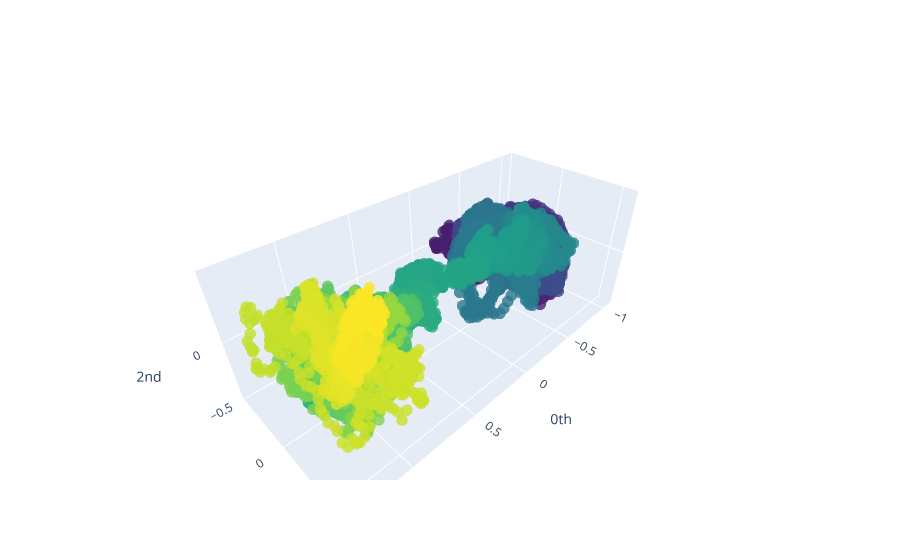

Source (notebook cell):
### Code cell
embedded = swe(sc_reg, 5, 50)

embedded_pca = embedded
if embedded.shape[1] > 3:
    pca = PCA(n_components=3)
    embedded_pca = pca.fit_transform(embedded)

plot_point_cloud(embedded_pca[:, [0, 1, 2]])

### Figure 1 — Plotly figure (JSON) as saved in the notebook; plotly's stock layout.template omitted (floating-point values rounded to 4 significant figures; data arrays with more than 128 entries replaced by an {"elided": "..."} marker saying what was removed)
{"data": [{"marker": {"color": {"elided": "9755 int values"}, "colorscale": [[0, "#440154"], [0.1111, "#482878"], [0.2222, "#3e4989"], [0.3333, "#31688e"], [0.4444, "#26828e"], [0.5556, "#1f9e89"], [0.6667, "#35b779"], [0.7778, "#6ece58"], [0.8889, "#b5de2b"], [1, "#fde725"]], "opacity": 0.8, "size": 4}, "mode": "markers", "type": "scatter3d", "x": {"elided": "9755 float values"}, "y": {"elided": "9755 float values"}, "z": {"elided": "9755 float values"}}], "layout": {"scene": {"xaxis": {"exponentformat": "e", "showexponent": "all", "title": {"text": "0th"}, "type": "linear"}, "yaxis": {"exponentformat": "e", "showexponent": "all", "title": {"text": "1st"}, "type": "linear"}, "zaxis": {"exponentformat": "e", "showexponent": "all", "title": {"text": "2nd"}, "type": "linear"}}}}
